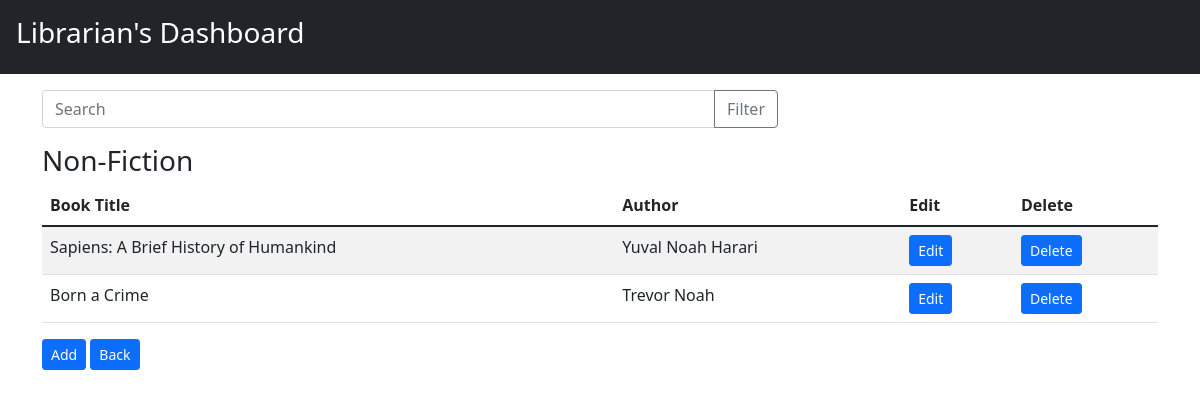
Screenshot of /admin/view/4 with the database file from the repository.
### app.py (models this page shows)
class Section(db.Model):
    __tablename__='section'
    ID=db.Column(db.Integer,primary_key=True, autoincrement=True)
    Name=db.Column(db.String)
    Desc=db.Column(db.String)

class Book(db.Model):
    __tablename__='book'
    ID=db.Column(db.Integer,primary_key=True, autoincrement=True)
    Name=db.Column(db.String)
    Author=db.Column(db.String)
    SID=db.Column(db.Integer, db.ForeignKey("section.ID"))

### app.py (the view)
@app.route('/admin/view/<id>',methods=["GET","POST"])
def view(id):
    books=Book.query.filter_by(SID=id).all()
    sect=Section.query.filter_by(ID=id).first().Name
    return render_template("View_Section.html",books=books,Section=sect)

### templates/View_Section.html (shortened to what this page needs)
<!DOCTYPE html>
<html lang="en">
<head>
  <link href="https://cdn.jsdelivr.net/npm/bootstrap@5.1.3/dist/css/bootstrap.min.css" rel="stylesheet">
</head>
<body>
  <header class="bg-dark text-white p-3">
    <div class="d-flex justify-content-between">
      <h1 class="h3">Librarian's Dashboard</h1>
    </div>
  </header>
  <main class="container mt-3">
    <div class="row">
      <div class="col-md-8">
        <div class="input-group mb-3">
          <input type="text" class="form-control" placeholder="Search" aria-label="Search">
          <button class="btn btn-outline-secondary" type="button">Filter</button>
        </div>
      </div>
    </div>
    <div class="row">
        <h1 class="h3">{{Section}}</h1>
    </div>
    <table class="table table-striped">
      <thead>
        <tr>
          <th scope="col">Book Title</th>
          <th scope="col">Author</th>
          <th scope="col">Edit</th>
          <th scope="col">Delete</th>
        </tr>
      </thead>
      <tbody>
        {% for i in books %}
        <tr>
          <td>{{i["Name"]}}</td>
          <td>{{i["Author"]}}</td>
          <td>
            <a href="/admin/editb/{{i["ID"]}}" type="button" class="btn btn-primary btn-sm">Edit</a>
          </td>
          <td>
            <a href="/admin/deleteb/{{i["ID"]}}" type="button" class="btn btn-primary btn-sm">Delete</a>
          </td>
        </tr>
        {% endfor %}
        </tbody>
    </table>
    <a href="/admin/add/{{books[0].SID}}" type="button" class="btn btn-primary btn-sm">Add</a>
    <a href="/admin" type="button" class="btn btn-primary btn-sm">Back</a>
  </main>
</body>
</html>

### rows the page displays
Section: Name "Non-Fiction"
Book: Name "Sapiens: A Brief History of Humankind", Author "Yuval Noah Harari"
Book: Name "Born a Crime", Author "Trevor Noah"
